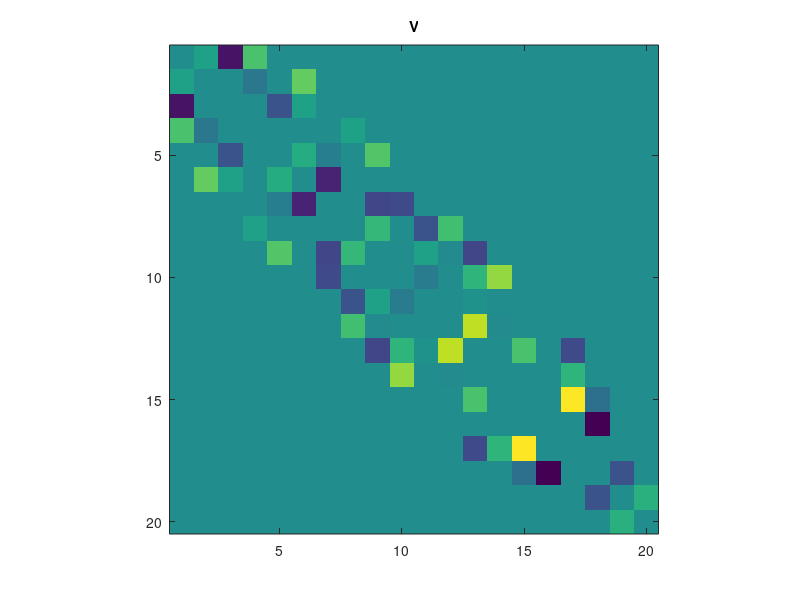
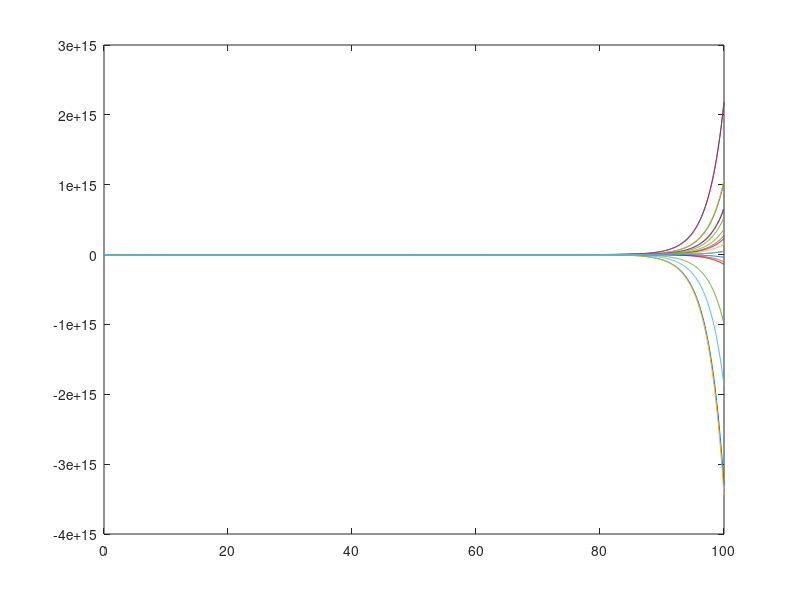

Source code (MATLAB) for these figures, in order:
% (2) 
% Generate in Matlab 20x20 matrices {E_n} and {Vnm} 
% where Vnm has finite bandwidth. 
% Its in-band elements are generated as  
% 
% element = c1*random1 + c2*random*random2  
% 
% c2 >> c1 are constants.
% random1, random2 = random numbers in the range [-1,1]
% random = 1 with probability $p$ otherwise 0. 
% 
% REMEMBER to have Vnm=Vmn and without loss of 
% generality set the diagonal elements zero.
% function [gamma,V] = syntheticMatrix(N,c1,c2,p,bandLimit)
N = 20; 
E = diag(1:N);
V = zeros(N);

bandLimit = 5;
mask = 1-(triu(ones(N),bandLimit)+ tril(ones(N),-bandLimit));

c1 = 0.01; 
c2 = 1;
p=0.5;
random = (rand(N)>p);
random1 = (rand(N)-rand(N))/2;
random2 = (rand(N)-rand(N))/2;

lowerTriangle = tril(c1*random1 + c2*random.*random2);
V = (lowerTriangle+lowerTriangle.')*eye(N);
V = V - diag(diag(V));
V = V.*mask;
figure(1);imagesc(V);axis image;title('V');
drivingPowerSpectrum = ones(N); %white noise
gamma = drivingPowerSpectrum.*abs(V).^2;

%dpm/dt = gamma*(pm-pn) ==> dp/dt = g*p
g = gamma - gamma*(ones(N)-eye(N));

%Numerical solution of differential equation
% %Define a matrix PHI(t) such that p(t) = PHI(t)*p(0)
% 
%Initial conditions are random, since we are  looking for steady state
 P0 = rand(N,1);
 P0 = P0/sum(P0);
 P0 = zeros(N,1); P0(1)=1;
 t0 = 0;
 numIter = 100;
 P = zeros(N,numIter);
dt = 0.1;
T = 100;
numIter = round(T/dt);
for q= 0:numIter-1
    t = t0+q*dt;
    PHI = expm(g*t);
    P(:,q+1) = PHI*P0;
 
end
figure(2);plot(linspace(0,T,numIter),P);
% end